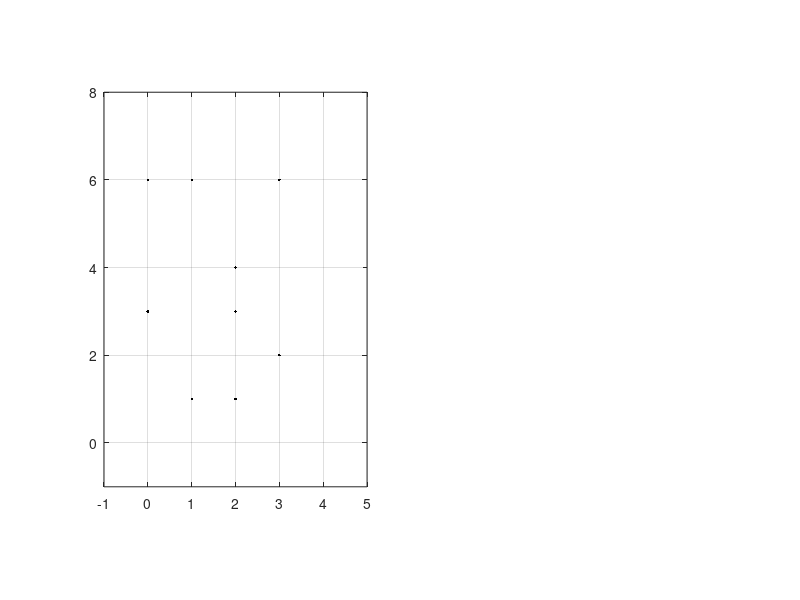

Write MATLAB code to recreate this figure. (Note: this script raises an error after producing the figure.)
%% init params
clear;
clc;
%motion params
V = 0.3;
MAX_W = 120.0*pi/180.0;
DT_CONTROLS = 0.1;
sigmaV = 0.03;
sigmaW = 1.0*pi/180.0;
Q = [sigmaV^2 0; 0 sigmaW^2];
%Observation params
MAX_RANGE = 1.9;
sigmaR = 0.05;
sigmaB = (1.0*pi/180);
R = [sigmaR^2 0; 0 sigmaB^2];
%min distance can be considered as waypoint
MIN_WP = 0.03;

%% plot
lm = [1 2 2 3 2 0 0 3 1; 1 4 3 2 1 3 6 6 6; 1 2 3 4 5 6 7 8 9];
wp = [0 2 2 3 4 4 0 0; 0 0 0 0 7 7 7 0;];

ScreenSize = get(0, 'ScreenSize')*0.75;
fig = figure('Position', [0 0 ScreenSize(3), ScreenSize(4)]);
subplot(1,2,1)
plot(lm(1,:),lm(2,:),'k.')
hold on, axis equal, grid on
MAXX = max([max(lm(1,:)) max(wp(1,:))]);
MAXY= max([max(lm(2,:)) max(wp(2,:))]);
MINX = min([min(lm(1,:)) min(wp(1,:))]); 
MINY= min([min(lm(2,:)) min(wp(2,:))]);
axis([MINX-1 MAXX+1 MINY-1 MAXY+1])

Plot.xv = plot(0,0,'ro','erasemode','xor');
Plot.xt = plot(0,0,'bo','erasemode','xor');
Plot.dr = plot(0,0,'go','erasemode','xor');
Plot.pth_fusion = plot(0,0,'r','markersize',2,'erasemode','background');
Plot.pth_true = plot(0,0,'b','markersize',2,'erasemode','background');
Plot.pth_DRnoise = plot(0,0,'g','markersize',2,'erasemode','background');
Plot.obs = plot(0,0,'k','erasemode', 'xor');
xlabel('blue:true path | red:predicted path | green:noise path');
%xlabel(');

subplot(1,2,2)
hold on,  grid on
MINX_= 0;MAXX_ = 723; MINY_ = 0; MAXY_ = 0.3;
axis([MINX_ MAXX_ MINY_ MAXY_])
Plott =  plot(0,0,'b','markersize',2,'erasemode','background');
xlabel('error between true path and predicted path');
%% init states
global vtrue XX PX PaData
vtrue = zeros(3,1);
XX = zeros(3,1);
DR = zeros(3,1);
PX = zeros(3);
PosError = 0;
dt = DT_CONTROLS;
dtsum = 0;
iwp = 1;
W = 0;
counter = 0;
path_count = 0;
Assos = []; 
PaData.i=1;
PaData.PaFusion = XX;
PaData.Patrue = vtrue;
PaData.DrNoise = DR;
PaData.state(1).XX = XX;
PaData.state(1).PX = diag(PX)
PaData.PosError = PosError;
id_stop = 0;

%% slam
while iwp ~= 0 && id_stop == 0
    counter = counter +1;
    global vtrue;
    cwp = wp(:,iwp);
    d = sqrt((cwp(1) - vtrue(1))^2 + (cwp(2) - vtrue(2))^2);
    if d < MIN_WP
        iwp =iwp + 1;
        if iwp > size(wp,2)
            iwp=1;
        end
        cwp = wp(:,iwp);
    end

    %Angle between the two points
    W = AngleLimit(atan2(cwp(2) - vtrue(2), cwp(1)-vtrue(1)) - vtrue(3));
    if abs(MAX_W*dt) < W
        W = sign(W)*MAX_W*dt;
    end
    vtrue = MotionModel(vtrue, V, W, dt);
    %Control noise
    Vn = V + randn(1)*sqrt(Q(1,1));
    Wn = W + randn(1)*sqrt(Q(2,2));
    
    %calJacobian
    angleJ = XX(3);
    xUp = dt*Vn*cos(angleJ + Wn);
    yUp = dt*Vn*sin(angleJ + Wn);
    Gt = [1,0,xUp; 0,1,yUp; 0,0,1];
    Gu = [dt*cos(angleJ + Wn) xUp;
    dt*sin(angleJ + Wn) yUp;
    dt*sin(Wn)/0.1 Vn*dt*cos(Wn)/0.1;];

    PX(1:3, 1:3) = Gt*PX(1:3, 1:3)*Gt.' + Gu*Q*Gu.';
    if length(PX) > 3
        PX(1:3,4:end) = Gt*PX(1:3,4:end);
        PX(4:end,1:3) = PX(1:3,4:end)';
    end
    XX(1:3,:) = MotionModel(XX, Vn, Wn, dt);
    DR = MotionModel(DR, Vn, Wn, dt);
    
    %observation model
    z = []; ZId = [];
    Znew = true;
    for i=lm
        dist = sqrt((i(1) - vtrue(1))^2 + (i(2) - vtrue(2))^2);
        if dist <= MAX_RANGE
            %landmarks can be seen
            bearing = atan2((i(2) - vtrue(2)),(i(1) - vtrue(1)));

            l = [dist; AngleLimit(bearing - vtrue(3)); i(3)];
            z = [z l]
            %new land mark
            for y = 1:length(Assos)
                if i(3) == Assos(y)
                    ZId = [ZId y];
                    Znew = false;
                end
            end
            %for the new landmark, add id 
            if Znew
                Assos = [Assos i(3)];
                MuJ = [XX(1) + l(1)*cos(l(2) + XX(3)); XX(2) + l(1)*sin(l(2) + XX(3))];
                XX = [XX; MuJ(1); MuJ(2)];
                LenCovars = length(PX);
                PX(LenCovars + 1, LenCovars + 1) = 1; 
                PX(LenCovars + 2, LenCovars + 2) = 1;
            end
        end
        Znew = true;
    end

    %calc observe javobian
    j = 0;
    for zi = 1:size(z,2)
        zloc = z(:,zi);
        for r = 1:length(Assos) 
            if zloc(3) == Assos(r) 
                j = r;
            end
        end
        if (j==0)
            disp('Cannot find landmark');
        end
        jind = j*2 + 2;
        [zhat, H] = ObserveModel(XX, zloc, jind); 

        PHt = PX*H.';
        S = H*PHt + R;
        SInv = inv(S);
        K = PHt*SInv;
        diff = [zloc(1) - zhat(1); zloc(2) - zhat(2)];
        XLast = XX(1:3);
        XX = XX + K*[zloc(1) - zhat(1); zloc(2) - zhat(2)];
        L = K*S*K';
        PX = (eye(length(PX)) - K*H)*PX;
        j=0;
    end
    
    PosError = sqrt((XX(1) - vtrue(1))^2 + (XX(2) - vtrue(2))^2);
    
    %save data for plot
    global PaData
    CHUNK = 500;
    len = size(PaData.PaFusion,2);
    if (PaData.i == len)
    if len < CHUNK, len= CHUNK; end
    PaData.PaFusion = [PaData.PaFusion zeros(3,len)];
    PaData.Patrue = [PaData.Patrue zeros(3,len)];
    PaData.DrNoise = [PaData.DrNoise zeros(3,len)];
    pack
    end
    i = PaData.i + 1;
    PaData.i = i;
    PaData.PaFusion(:,i) = XX(1:3);
    PaData.Patrue(:,i) = vtrue;
    PaData.DrNoise(:,i) = DR;
    PaData.PosError(i) = PosError;
    %PaData.Posx(i) = i;
    PaData.state(i).x = XX;
    PaData.state(i).P = diag(PX);
    PaData.PosError(1:PaData.i)
    try
        set(Plot.xv, 'xdata', XX(1,:), 'ydata', XX(2,:))
        set(Plot.dr, 'xdata', DR(1,:), 'ydata', DR(2,:))
        set(Plot.pth_true, 'xdata', PaData.Patrue(1,1:PaData.i), 'ydata', PaData.Patrue(2,1:PaData.i))
        set(Plot.pth_DRnoise, 'xdata', PaData.DrNoise(1,1:PaData.i), 'ydata', PaData.DrNoise(2,1:PaData.i))
        set(Plot.pth_fusion, 'xdata', PaData.PaFusion(1,1:PaData.i), 'ydata', PaData.PaFusion(2,1:PaData.i))
        set(Plot.xt, 'xdata', vtrue(1,:), 'ydata', vtrue(2,:))
%         set(Plott, 'xdata', PaData.Patrue(1,1:PaData.i), 'ydata', PaData.Patrue(2,1:PaData.i))
        set(Plott, 'xdata', 1:PaData.i, 'ydata', PaData.PosError(1:PaData.i))
        drawnow
        %subplot(1,2,2)
        
    catch
        disp('whoops')
    end

    if(vtrue(2,:) < 0)
        id_stop = 1;
    end
end